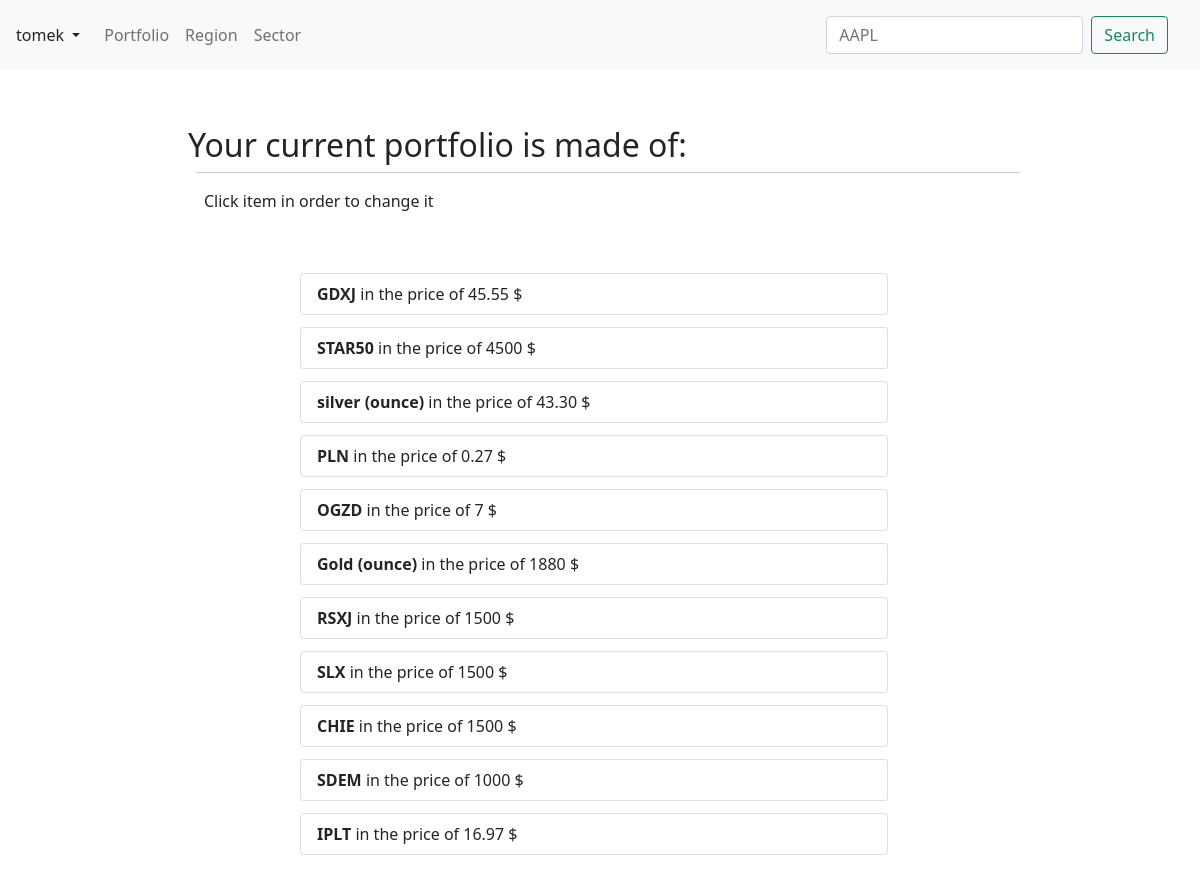
The app's page /list/ (signed in), older data.
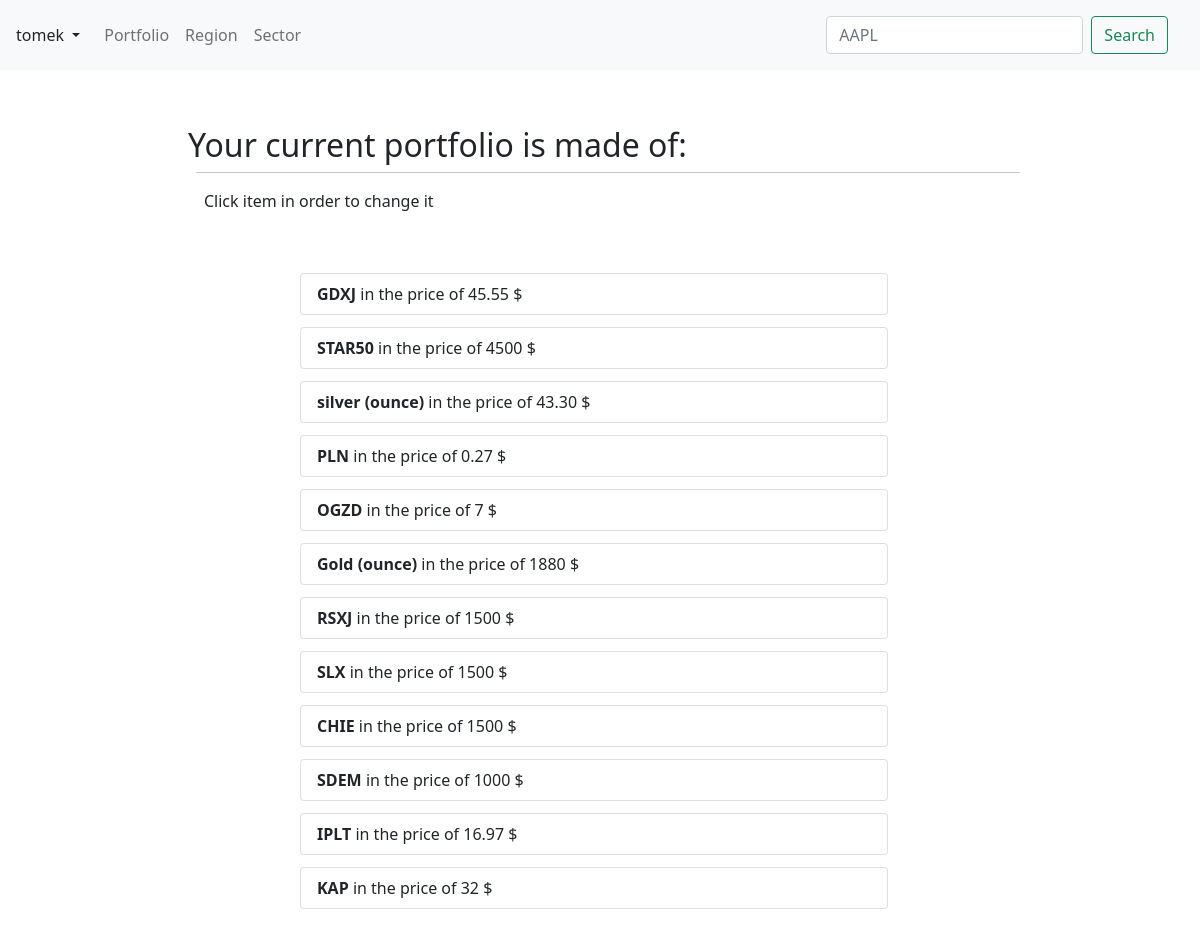
The same page, newer data.
### instrument/models.py (models this page shows, shortened)
class Instrument(models.Model):
    profiles=models.ForeignKey(User, on_delete=models.CASCADE,null=True)
    name=models.CharField(max_length=120)
    price=models.FloatField(default=0)
    quantity =models.PositiveIntegerField(default=0)
    region=models.CharField(max_length=3, choices=REGION_CATEGORY, default='In')
    stake=models.CharField(max_length=3, choices=STAKE_CATEGORY, default="pm")
    total_price=models.FloatField(blank=True,default=0)
    def get_absolute_url(self):
        return reverse("update", kwargs={"pk": self.id})

### instrument/views.py (the view)
# urls.py: path('list/',list),
@login_required
def list(request):
    user=request.user
    queryset=Instrument.objects.filter(profiles=user).order_by('-total_price')
    context = {
        "qs":queryset
    }
    return render(request,"instrument/list.html",context)

### instrument/templates/instrument/list.html (shortened to what this page needs)
{%extends "base.html"%}
{%block content%}
<div class="container-fluid">
    <div class="row justify-content-center mt-3 mb-5">
        <h2 class="col-8 mr-5">Your current portfolio is made of:</h2>
        <hr class="mt-0 col-8 ml-3">
        {%if qs%}
        <p class="col-8 mb-5 mr-3">Click item in order to change it</p>
        {%for object in qs%}
        <div class="list-group mt-2 ml-5  mr-5 col-6">
        <a style="color: inherit;text-decoration:none;" href="{{object.get_absolute_url}}"> <button type="button" class="rounded list-group-item mt-1 list-group-item-action"><strong>{{object.name}}</strong> in the price of {{ object.price|floatformat:"-2g" }} $</button> </a>
        </div>
        {%endfor%}
    </div>
        {%endif%}
{%endblock%}

Row changes from the older to the newer data that the page shows:
added Instrument: name "KAP", price "32"
